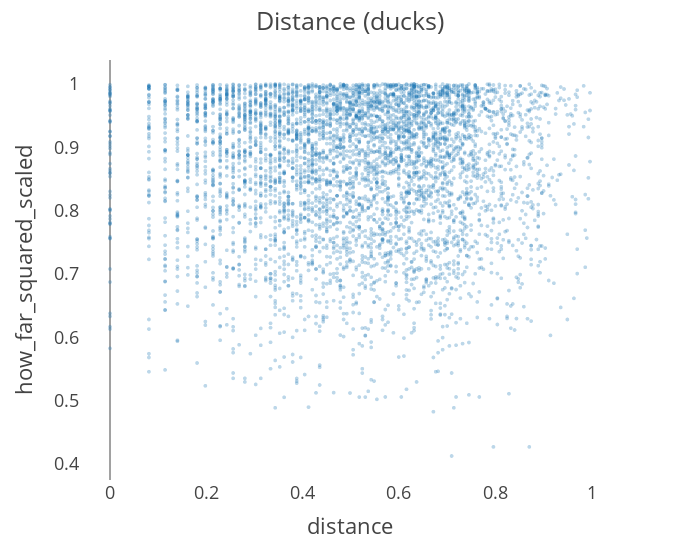
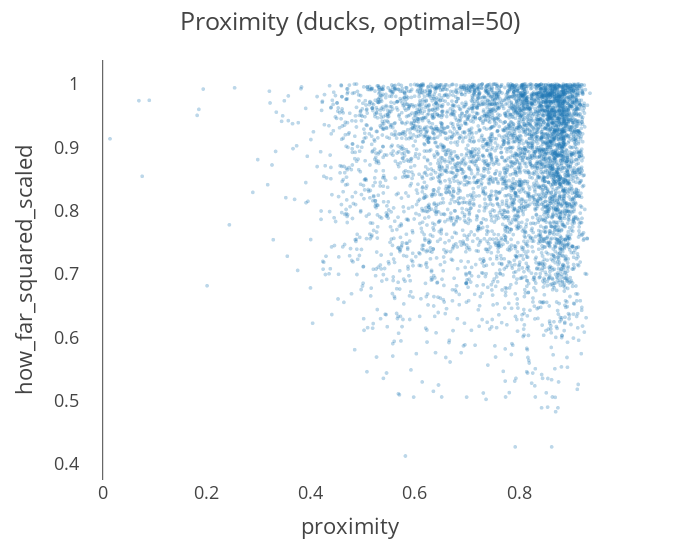

Here is the notebook cell these charts were saved with, in order:
### Code cell
path = os.path.join(
    root, "data/foraging/central_park_birds_cleaned_2022/duck_outcomes.pkl"
)

if not smoke_test:
    ducks_objects = central_park_objects[0]

    # an example, use other keys if interested
    for key in [50]:
        obj = ducks_objects[key]
        print(f"Working on ducks with optimal={key}")
        distance, proximity, how_far = cp_prep_data_for_iference(obj)
        ft.visualise_forager_predictors(
            outcome=how_far,
            outcome_name="how_far_squared_scaled",
            predictors=[distance, proximity],
            predictor_names=["distance", "proximity"],
            sampling_rate=0.05,
            titles=[f"Distance (ducks)", f"Proximity (ducks, optimal={key})"],
        )


if not smoke_test and not os.path.exists(path):
    if os.path.exists(path):
        print("The duck samples exist, skipping inference, will load later on.")

    duck_outcomes = {}
    duck_outcomes[key] = get_samples(distance, proximity, how_far)
    with open(path, "wb") as file:
        dill.dump(duck_outcomes, file)

### Figure 1 — Plotly figure (JSON) as saved in the notebook; plotly's stock layout.template omitted (floating-point values rounded to 4 significant figures; data arrays with more than 128 entries replaced by an {"elided": "..."} marker saying what was removed)
{"data": [{"hovertemplate": "distance=%{x}<br>outcome=%{y}<extra></extra>", "legendgroup": "", "marker": {"color": "#1F77B4", "opacity": 0.3, "size": 4, "symbol": "circle"}, "mode": "markers", "name": "", "showlegend": false, "type": "scattergl", "x": {"elided": "4981 float values"}, "xaxis": "x", "y": {"elided": "4981 float values"}, "yaxis": "y"}], "layout": {"legend": {"tracegroupgap": 0}, "margin": {"t": 60}, "title": {"text": "Distance (ducks)"}, "width": 700, "xaxis": {"anchor": "y", "domain": [0, 1], "showgrid": false, "title": {"text": "distance"}}, "yaxis": {"anchor": "x", "domain": [0, 1], "showgrid": false, "title": {"text": "how_far_squared_scaled"}}}}

### Figure 2 — Plotly figure (JSON) as saved in the notebook; plotly's stock layout.template omitted (floating-point values rounded to 4 significant figures; data arrays with more than 128 entries replaced by an {"elided": "..."} marker saying what was removed)
{"data": [{"hovertemplate": "proximity=%{x}<br>outcome=%{y}<extra></extra>", "legendgroup": "", "marker": {"color": "#1F77B4", "opacity": 0.3, "size": 4, "symbol": "circle"}, "mode": "markers", "name": "", "showlegend": false, "type": "scattergl", "x": {"elided": "4981 float values"}, "xaxis": "x", "y": {"elided": "4981 float values"}, "yaxis": "y"}], "layout": {"legend": {"tracegroupgap": 0}, "margin": {"t": 60}, "title": {"text": "Proximity (ducks, optimal=50)"}, "width": 700, "xaxis": {"anchor": "y", "domain": [0, 1], "showgrid": false, "title": {"text": "proximity"}}, "yaxis": {"anchor": "x", "domain": [0, 1], "showgrid": false, "title": {"text": "how_far_squared_scaled"}}}}
